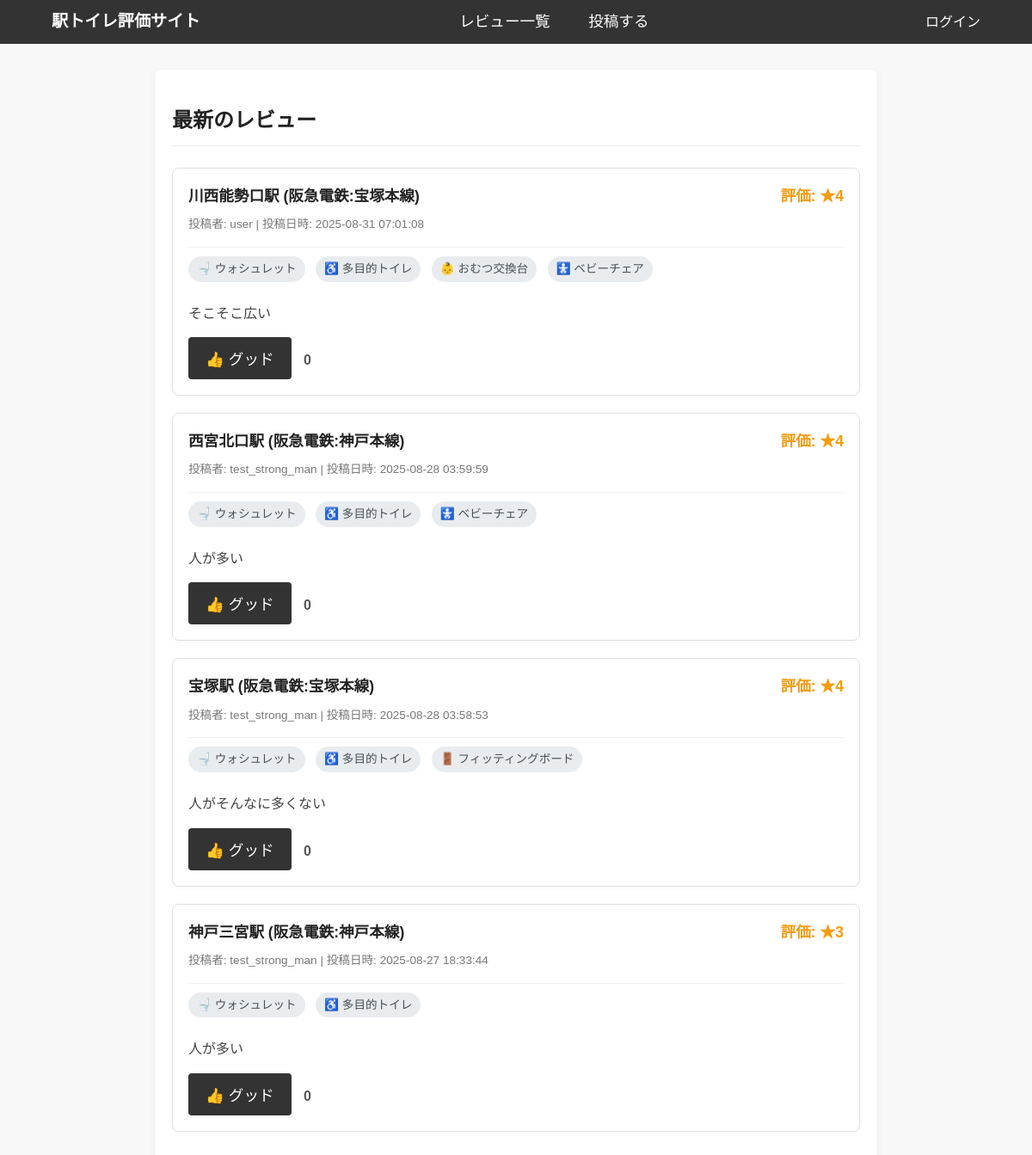
Screenshot of /reviews.php with the database file from the repository.
### tables this page shows
CREATE TABLE `reviews` (
  `id` int(11) NOT NULL,
  `user_id` int(11) NOT NULL,
  `station_id` int(11) NOT NULL,
  `rating` tinyint(1) NOT NULL,
  `comment` text NOT NULL,
  `has_washlet` tinyint(1) NOT NULL DEFAULT '0',
  `has_multipurpose` tinyint(1) NOT NULL DEFAULT '0',
  `has_diaper_stand` tinyint(1) NOT NULL DEFAULT '0',
  `has_changing_board` tinyint(1) NOT NULL DEFAULT '0',
  `has_baby_chair` tinyint(1) NOT NULL DEFAULT '0',
  `created_at` timestamp NOT NULL DEFAULT CURRENT_TIMESTAMP
);

CREATE TABLE `stations` (
  `id` int(11) NOT NULL,
  `name` varchar(100) NOT NULL,
  `line_id` int(11) NOT NULL
);

CREATE TABLE `companies` (
  `id` int(11) NOT NULL,
  `name` varchar(100) NOT NULL
);

CREATE TABLE `lines` (
  `id` int(11) NOT NULL,
  `company_id` int(11) NOT NULL,
  `name` varchar(100) NOT NULL
);

CREATE TABLE `users` (
  `id` int(11) NOT NULL,
  `username` varchar(50) NOT NULL,
  `password` varchar(255) NOT NULL,
  `created_at` timestamp NOT NULL DEFAULT CURRENT_TIMESTAMP
);

### reviews.php (the view, shortened to what this page needs)
<?php
require_once 'db_connect.php';
$current_user_id = $_SESSION['user_id'] ?? 0;
$sql = 'SELECT
            r.*,
            u.username,
            s.name AS station_name,
            l.name AS line_name,
            c.name AS company_name,
            (SELECT COUNT(*) FROM likes WHERE review_id = r.id) AS like_count,
            (SELECT COUNT(*) FROM likes WHERE review_id = r.id AND user_id = :user_id) AS user_liked
        FROM
            reviews AS r
        LEFT JOIN
            users AS u ON r.user_id = u.id
        LEFT JOIN
            stations AS s ON r.station_id = s.id
        LEFT JOIN
            `lines` AS l ON s.line_id = l.id
        LEFT JOIN
            companies AS c ON l.company_id = c.id
        ORDER BY
            r.created_at DESC';
$stmt = $pdo->prepare($sql);
$stmt->bindValue(':user_id', $current_user_id, PDO::PARAM_INT);
$stmt->execute();
$reviews = $stmt->fetchAll(PDO::FETCH_ASSOC);
?>
<!DOCTYPE html>
<html lang="ja">
<head>
    <link rel="stylesheet" href="style.css">
</head>
<body>
    <?php include 'header.php';  ?>
    <div class="container">
        <h2>最新のレビュー</h2>
        <?php if ($reviews): ?>
            <?php foreach ($reviews as $review): ?>
                <div class="review-card">
                    <div class="review-header">
                        <?php echo htmlspecialchars($review['station_name'] ?? '不明な駅', ENT_QUOTES, 'UTF-8'); ?>駅 (<?php echo htmlspecialchars($review['company_name'] ?? '不明', ENT_QUOTES, 'UTF-8'); ?>:<?php echo htmlspecialchars($review['line_name'] ?? '不明', ENT_QUOTES, 'UTF-8'); ?>)
                        <span style="float: right; color: #f39c12; font-weight: bold;">評価: ★<?php echo $review['rating']; ?></span>
                    </div>
                    <div class="review-meta">
                        投稿者: <?php echo htmlspecialchars($review['username'] ?? '不明なユーザー', ENT_QUOTES, 'UTF-8'); ?> | 投稿日時: <?php echo $review['created_at']; ?>
                    </div>
                    <div class="review-equipment">
                        <?php if ($review['has_washlet']): ?>
                            <span class="equipment-tag">🚽 ウォシュレット</span>
                        <?php endif; ?>
                        <?php if ($review['has_multipurpose']): ?>
                            <span class="equipment-tag">♿️ 多目的トイレ</span>
                        <?php endif; ?>
                        <?php if ($review['has_diaper_stand']): ?>
                            <span class="equipment-tag">👶 おむつ交換台</span>
                        <?php endif; ?>
                        <?php if ($review['has_changing_board']): ?>
                            <span class="equipment-tag">🚪 フィッティングボード</span>
                        <?php endif; ?>
                        <?php if ($review['has_baby_chair']): ?>
                            <span class="equipment-tag">🚼 ベビーチェア</span>
                        <?php endif; ?>
                    </div>
                    <p class="review-comment"><?php echo nl2br(htmlspecialchars($review['comment'], ENT_QUOTES, 'UTF-8')); ?></p>
                    <div class="review-actions">
                        <form action="like_action.php" method="POST" style="display: inline;">
                            <button type="submit" class="like-button <?php echo $review['user_liked'] ? 'liked' : ''; ?>">
                                👍 グッド
                            </button>
                        </form>
                        <span class="like-count"><?php echo $review['like_count']; ?></span>
                    </div>
                </div>
            <?php endforeach; ?>
        <?php else: ?>
            <p>まだレビューはありません。</p>
        <?php endif; ?>
    </div>
</body>
</html>

### header.php
<header class="site-header">
    <div class="header-container">
        <a href="reviews.php" class="logo">駅トイレ評価サイト</a>
        <div class="nav-center">
            <a href="reviews.php">レビュー一覧</a>
            <a href="post.php">投稿する</a>
        </div>
        <div class="nav-right">
            <?php if (isset($_SESSION['username'])): ?>
                <span class="user-greeting">こんにちは、<?php echo htmlspecialchars($_SESSION['username'], ENT_QUOTES, 'UTF-8'); ?>さん</span>
                <a href="logout.php">ログアウト</a>
            <?php else: ?>
                <a href="login.php">ログイン</a>
            <?php endif; ?>
        </div>
    </div>
</header>

### style.css (style rules this page uses)
body { font-family: 'Noto Sans JP', sans-serif; margin: 0; padding: 0; background-color: #f8f8f8; color: #333; line-height: 1.6; }
.container { max-width: 800px; margin: 30px auto; padding: 20px; background-color: #fff; box-shadow: 0 2px 10px rgba(0, 0, 0, 0.05); border-radius: 8px; }
h1, h2 { color: #222; border-bottom: 1px solid #eee; padding-bottom: 10px; margin-bottom: 25px; }
a { color: #007bff; text-decoration: none; }
button[type="submit"] { background-color: #333; color: #fff; padding: 12px 20px; border: none; border-radius: 4px; cursor: pointer; font-size: 1.1em; transition: background-color 0.3s ease; }
.review-card { border: 1px solid #e0e0e0; padding: 18px; margin-bottom: 20px; border-radius: 8px; background-color: #fff; box-shadow: 0 1px 5px rgba(0, 0, 0, 0.03); }
.review-header { font-weight: bold; margin-bottom: 8px; font-size: 1.1em; color: #222; }
.review-header span { float: right; color: #f39c12; }
.review-meta { font-size: 0.85em; color: #777; margin-bottom: 12px; }
.review-comment { margin-bottom: 0; color: #444; }
.review-equipment { margin-top: 15px; padding-top: 10px; border-top: 1px solid #f0f0f0; }
.equipment-tag { display: inline-block; background-color: #e9ecef; color: #495057; padding: 4px 10px; border-radius: 15px; margin-right: 8px; margin-bottom: 8px; font-size: 0.85em; }
.site-header { background-color: #333; color: #fff; padding: 10px 0; width: 100%; }
.header-container { width: 90%; max-width: 1200px; margin: 0 auto; padding: 0 20px; display: flex; justify-content: space-between; align-items: center; }
.logo { color: #fff; text-decoration: none; font-weight: bold; font-size: 1.2em; }
.nav-center a { color: #fff; text-decoration: none; margin: 0 20px; font-size: 1.1em; }
.nav-right { display: flex; align-items: center; }
.nav-right span, .nav-right a { color: #fff; text-decoration: none; margin-left: 20px; }
.review-actions { margin-top: 15px; }
.like-button { background-color: #f0f0f0; border: 1px solid #ccc; padding: 5px 10px; border-radius: 20px; cursor: pointer; transition: all 0.2s ease; }
.like-count { margin-left: 10px; font-weight: bold; color: #555; }

### rows the page displays
reviews: station.name "川西能勢口", companies.name "阪急電鉄", lines.name "宝塚本線", rating "4", user.username "user", created_at "2025-08-31 07:01:08", has_washlet "🚽 ウォシュレット", has_multipurpose "♿️ 多目的トイレ", has_diaper_stand "👶 おむつ交換台", has_baby_chair "🚼 ベビーチェア", comment "そこそこ広い", like_count "0"
reviews: station.name "西宮北口", companies.name "阪急電鉄", lines.name "神戸本線", rating "4", user.username "test_strong_man", created_at "2025-08-28 03:59:59", has_washlet "🚽 ウォシュレット", has_multipurpose "♿️ 多目的トイレ", has_baby_chair "🚼 ベビーチェア", comment "人が多い", like_count "0"
reviews: station.name "宝塚", companies.name "阪急電鉄", lines.name "宝塚本線", rating "4", user.username "test_strong_man", created_at "2025-08-28 03:58:53", has_washlet "🚽 ウォシュレット", has_multipurpose "♿️ 多目的トイレ", has_changing_board "🚪 フィッティングボード", comment "人がそんなに多くない", like_count "0"
reviews: station.name "神戸三宮", companies.name "阪急電鉄", lines.name "神戸本線", rating "3", user.username "test_strong_man", created_at "2025-08-27 18:33:44", has_washlet "🚽 ウォシュレット", has_multipurpose "♿️ 多目的トイレ", comment "人が多い", like_count "0"
